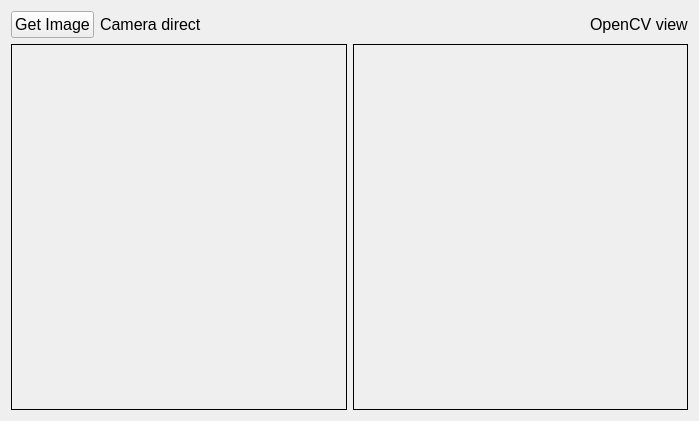
<?xml version="1.0" encoding="UTF-8"?>
<ui version="4.0">
 <class>frmMain</class>
 <widget class="QMainWindow" name="frmMain">
  <property name="geometry">
   <rect>
    <x>0</x>
    <y>0</y>
    <width>699</width>
    <height>421</height>
   </rect>
  </property>
  <property name="windowTitle">
   <string>frmMain</string>
  </property>
  <widget class="QWidget" name="centralWidget">
   <layout class="QGridLayout" name="gridLayout" rowstretch="0,1">
    <item row="0" column="0">
     <layout class="QHBoxLayout" name="horizontalLayout" stretch="0,1,0">
      <item>
       <widget class="QPushButton" name="btnOpenFile">
        <property name="font">
         <font>
          <pointsize>12</pointsize>
         </font>
        </property>
        <property name="text">
         <string>Get Image</string>
        </property>
       </widget>
      </item>
      <item>
       <widget class="QLabel" name="lblChosenFile">
        <property name="font">
         <font>
          <pointsize>12</pointsize>
         </font>
        </property>
        <property name="autoFillBackground">
         <bool>true</bool>
        </property>
        <property name="text">
         <string>Camera direct</string>
        </property>
       </widget>
      </item>
      <item alignment="Qt::AlignRight">
       <widget class="QLabel" name="label">
        <property name="font">
         <font>
          <pointsize>12</pointsize>
         </font>
        </property>
        <property name="autoFillBackground">
         <bool>true</bool>
        </property>
        <property name="text">
         <string>OpenCV view</string>
        </property>
       </widget>
      </item>
     </layout>
    </item>
    <item row="1" column="0">
     <layout class="QHBoxLayout" name="horizontalLayout_2">
      <item>
       <widget class="QLabel" name="lblCameraQt">
        <property name="maximumSize">
         <size>
          <width>16777215</width>
          <height>16777215</height>
         </size>
        </property>
        <property name="autoFillBackground">
         <bool>true</bool>
        </property>
        <property name="frameShape">
         <enum>QFrame::Box</enum>
        </property>
        <property name="text">
         <string/>
        </property>
       </widget>
      </item>
      <item>
       <widget class="QLabel" name="lblopenCV">
        <property name="maximumSize">
         <size>
          <width>16777215</width>
          <height>16777215</height>
         </size>
        </property>
        <property name="autoFillBackground">
         <bool>true</bool>
        </property>
        <property name="frameShape">
         <enum>QFrame::Box</enum>
        </property>
        <property name="text">
         <string/>
        </property>
       </widget>
      </item>
     </layout>
    </item>
   </layout>
  </widget>
 </widget>
 <layoutdefault spacing="6" margin="11"/>
 <resources/>
 <connections/>
</ui>
